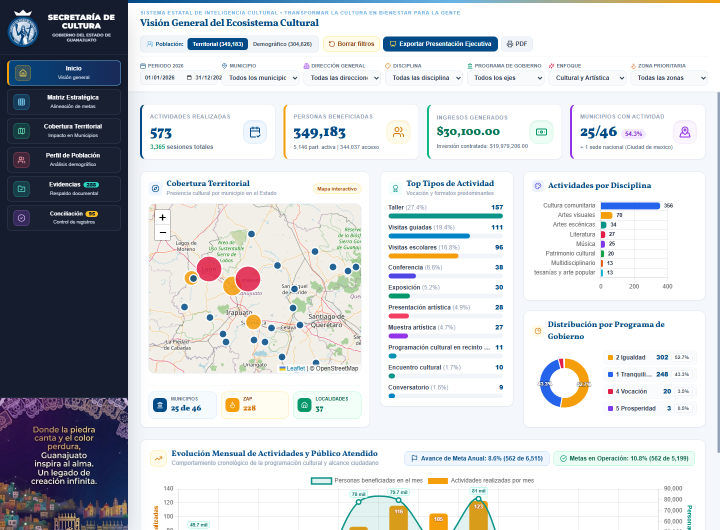
#> input picture assets/capturas/captura-tablero-vista-general.png, 1440 x 1060 px (shown at 1/2 size)
$ python insert_institutional_seal.py
#> lines starting #> are read from the running program, lines starting #| are printed output that depends on the picture; pictures that were not available may be replaced by others from this repository, and a replacement may not be noted
from pathlib import Path
import shutil

from PIL import Image, ImageDraw, ImageFilter


ROOT = Path(__file__).resolve().parents[1]
BACKUP = ROOT / "respaldo"
BACKUP.mkdir(exist_ok=True)

PAIRS = [
    (
        ROOT / "assets" / "capturas" / "captura-tablero-vista-general.png",
        Path(r"C:\Users\luisa\.codex\generated_images\01a157b5-4b5c-7dc2-a3d8-393848e44b3f\exec-fce3a20b-bdf7-40f0-8a84-8fdb4362aed1.png"),
    ),
    (
        ROOT / "assets" / "capturas" / "captura-mapa-46-municipios.png",
        Path(r"C:\Users\luisa\.codex\generated_images\01a157b5-4b5c-7dc2-a3d8-393848e44b3f\exec-5409fdcd-ff39-43d5-93fc-64366ff99327.png"),
    ),
]

for target, edited in PAIRS:
    backup = BACKUP / f"{target.stem}_sin_sello{target.suffix}"
    if not backup.exists():
        shutil.copy2(target, backup)
    base = Image.open(target).convert("RGBA")
    generated = Image.open(edited).convert("RGBA").resize(base.size, Image.Resampling.LANCZOS)
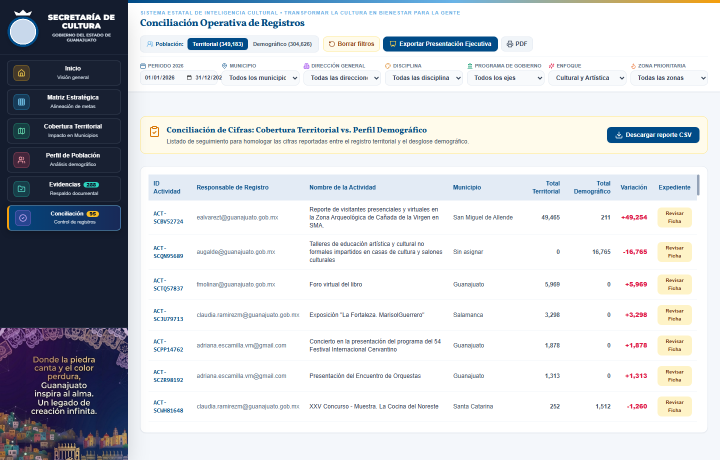
#> input picture assets/capturas/captura-conciliacion-operativa.png, 1440 x 920 px, given in place of exec-fce3a20b-bdf7-40f0-8a84-8fdb4362aed1.png, which was not available (shown at 1/2 size)
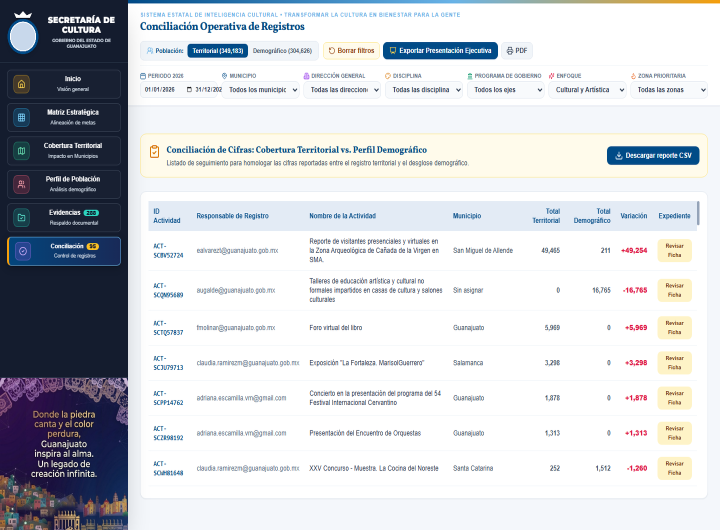
#> generated: PIL image 1440x1060 RGBA (shown at 1/2 size); mean R, G, B, A 205.2, 207.9, 212.7, 255

    # Use only the image-generation result inside the existing emblem placeholder.
    # This preserves every dashboard pixel, number and label outside the seal.
    mask = Image.new("L", base.size, 0)
#> mask: PIL image 1440x1060 L; every value is 0
    draw = ImageDraw.Draw(mask)
    draw.ellipse((17, 29, 75, 88), fill=255)
    mask = mask.filter(ImageFilter.GaussianBlur(0.6))
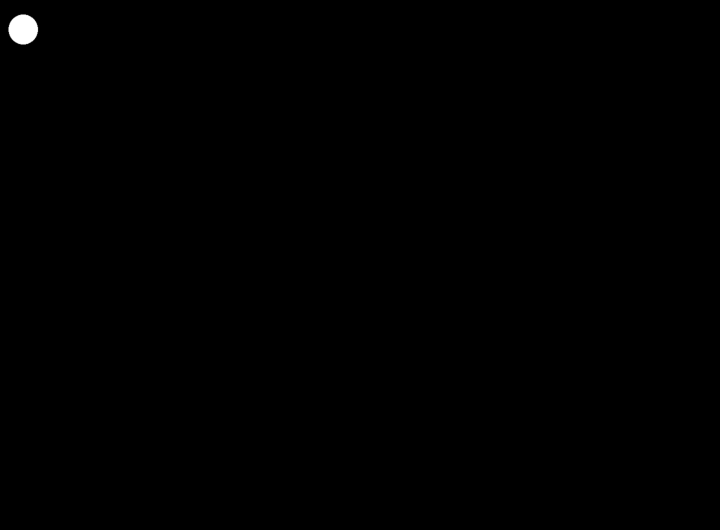
#> mask: PIL image 1440x1060 L (shown at 1/2 size); min 0, max 255, mean 0.5
    base.paste(generated, (0, 0), mask)
    base.convert("RGB").save(target, quality=98)
    print(target)
#> pass 2 of the loop `for target, edited in PAIRS:`:
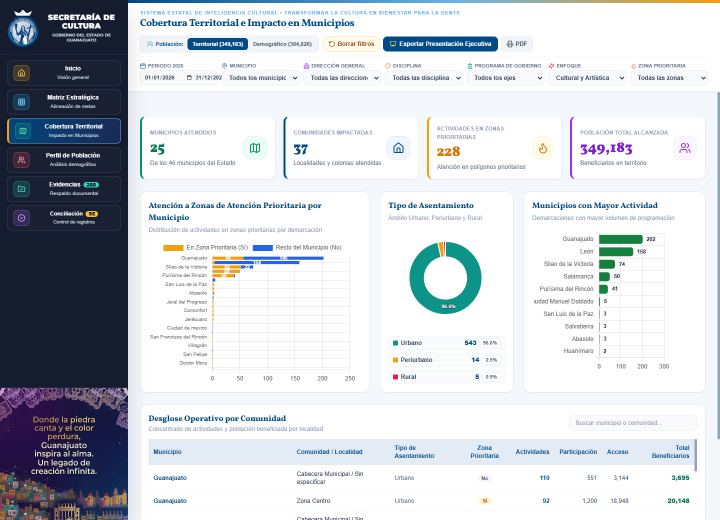
#> input picture assets/capturas/captura-mapa-46-municipios.png, 1440 x 1040 px (shown at 1/2 size)
#> `generated = Image.open(edited).convert("RGBA").resize(base.size, Image..`:
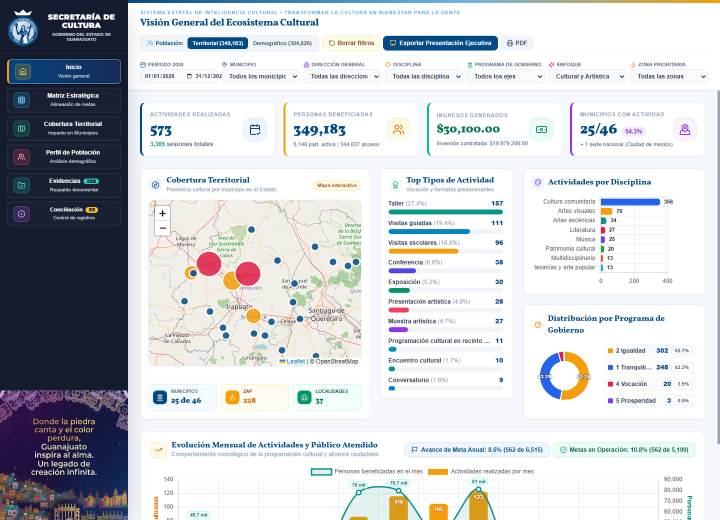
#> generated: PIL image 1440x1040 RGBA (shown at 1/2 size); mean R, G, B, A 201.3, 204.3, 208.7, 255
#> `mask = mask.filter(ImageFilter.GaussianBlur(0.6))`:
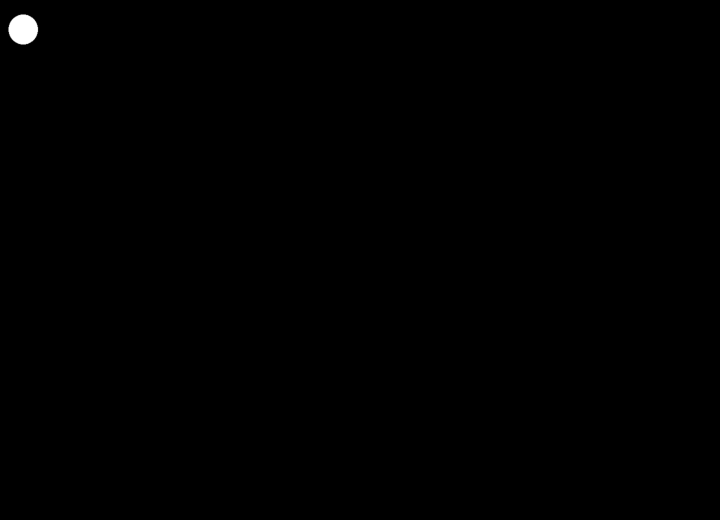
#> mask: PIL image 1440x1040 L (shown at 1/2 size); min 0, max 255, mean 0.5
